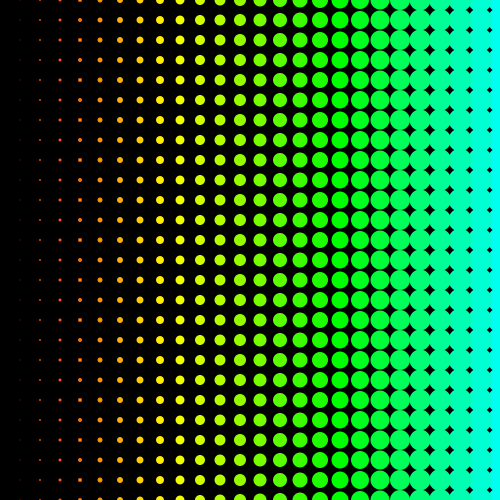
Frame 1 (no input)
Frame 60 (the mouse pressed at the canvas centre just before this capture): identical to frame 1, image omitted
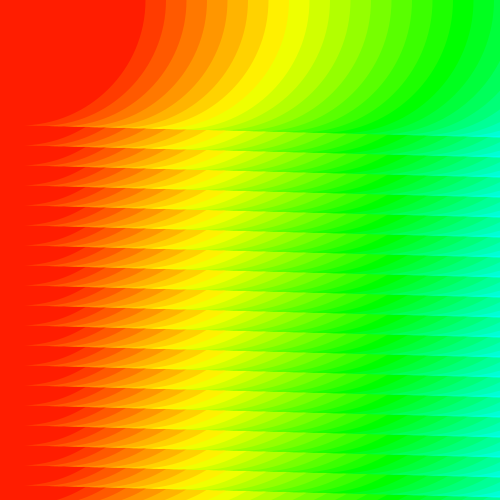
Frame 120 (the mouse held since frame 60 and released just before this capture)

The Processing sketch that drew these frames (run headless with seeded random() and noise(); from frame 60 on, the mouse is pressed at the canvas centre):

// Processing sketch: sketch_d5_hw3_circlePatternInteract
// ── sketch_d5_hw3_circlePatternInteract.pde
void setup(){
 size(500,500);
colorMode(HSB);
noStroke();
  
}

void draw(){
  background(0);
  fill(0);
  
  float posX, posY;
  
  posX = mouseX;
  posY = mouseY;
  
  float x, y;
  

  
  
  for (int j = height; j >=0; j--) {
    for (int i = width; i > 0; i--) {
        fill(i * 5, 255,255);
        ellipse(i*20, j*20, i+posX, i+posY);  
    }
  }
    
  
  if (posX > 100){
   posX = 0; }
}
